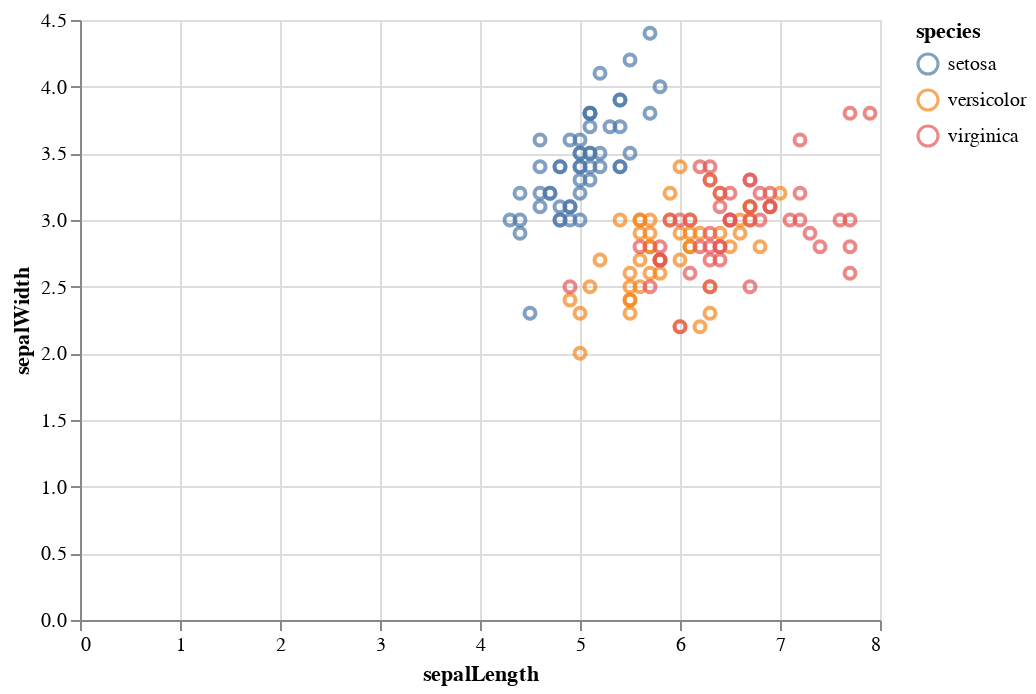

Notebook code for this chart:
### Code cell
iris_og_plot = alt.Chart(iris_original).mark_point().encode(
    x=x,
    y=y,
    color='species',
    tooltip=(x,y)
).interactive()

iris_og_plot

### Figure 1 — Vega-Lite specification as saved in the notebook (floating-point values rounded to 4 significant figures; data arrays with more than 128 entries replaced by an {"elided": "..."} marker saying what was removed)
{"config": {"view": {"continuousWidth": 400, "continuousHeight": 300}}, "data": {"name": "data-7e8a016689e06fc33833e7c50829bc9f"}, "mark": "point", "encoding": {"color": {"field": "species", "type": "nominal"}, "tooltip": [{"field": "sepalLength", "type": "quantitative"}, {"field": "sepalWidth", "type": "quantitative"}], "x": {"field": "sepalLength", "type": "quantitative"}, "y": {"field": "sepalWidth", "type": "quantitative"}}, "selection": {"selector001": {"type": "interval", "bind": "scales", "encodings": ["x", "y"]}}, "$schema": "https://vega.github.io/schema/vega-lite/v4.17.0.json", "datasets": {"data-7e8a016689e06fc33833e7c50829bc9f": {"elided": "150 records"}}}
